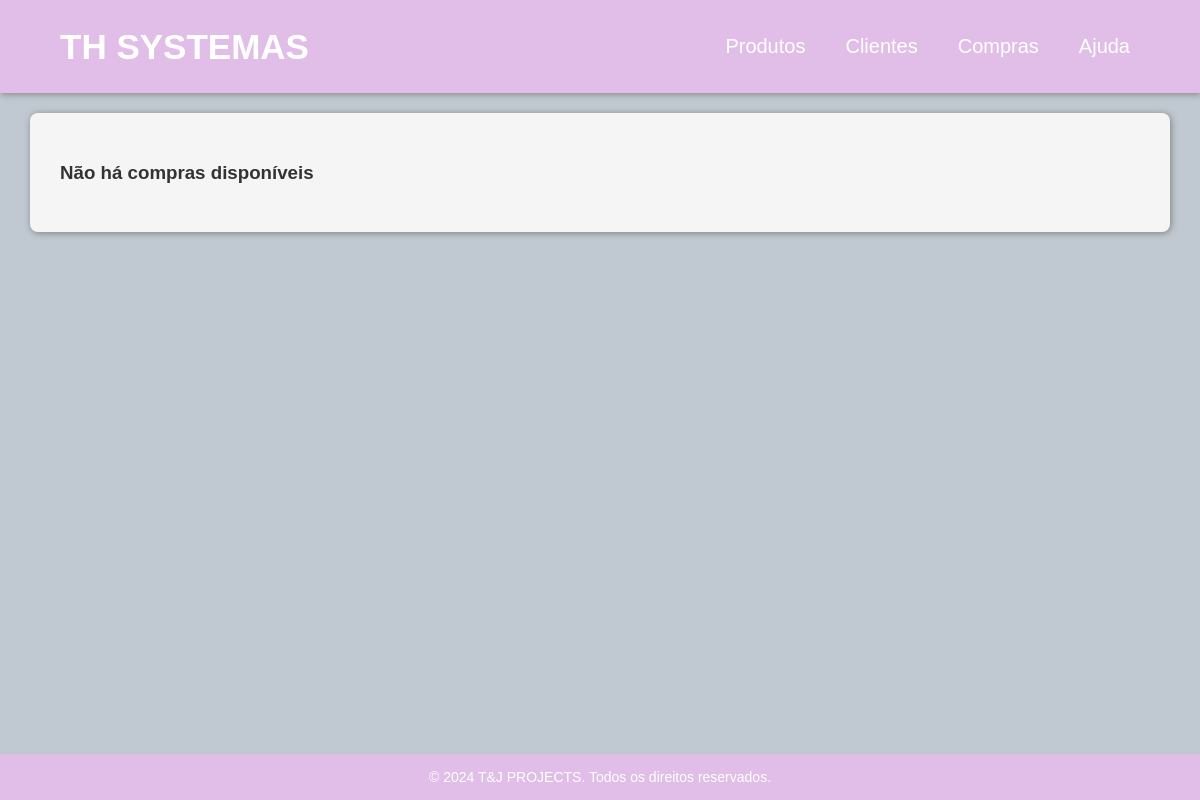
The app's page /mostrarCompras/, older data.
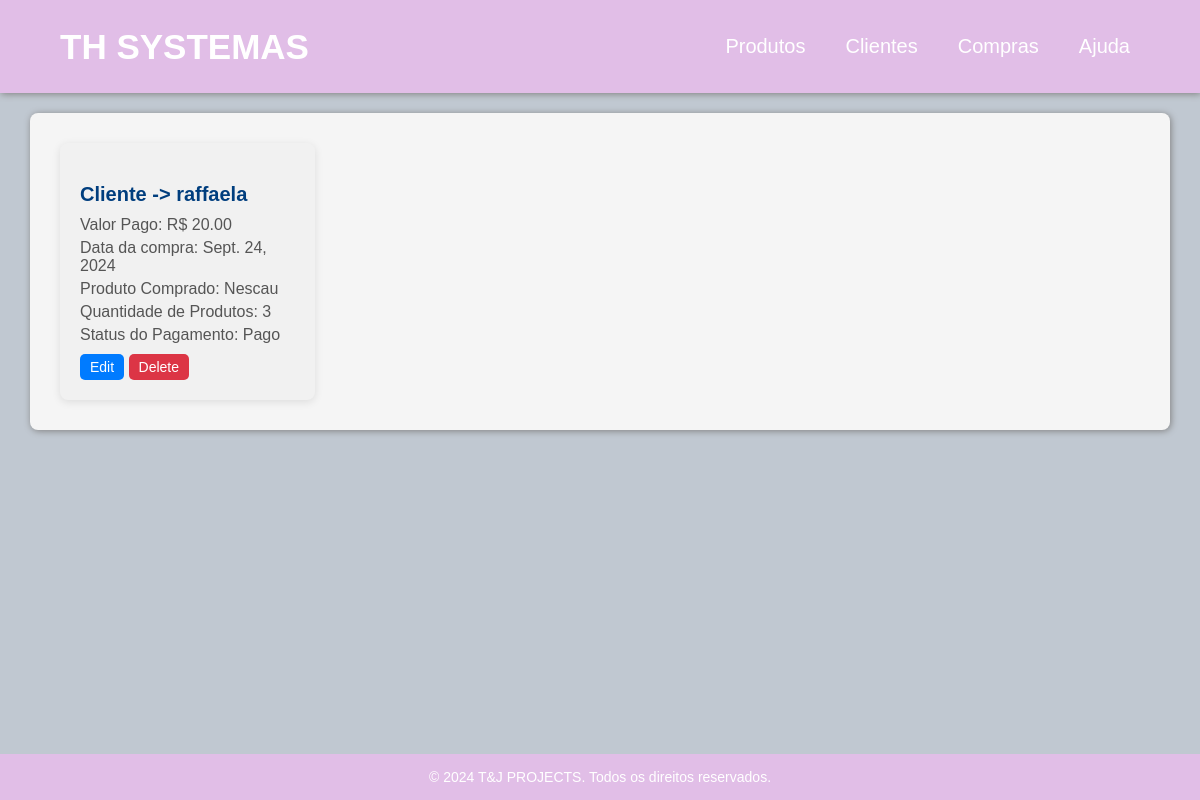
The same page, newer data.
### main/models.py (models this page shows, shortened)
class Compras(models.Model):
    cliente = models.ForeignKey(Cliente, on_delete=models.CASCADE)
    valorPago = models.DecimalField(max_digits=100, decimal_places=2)
    pagamento = models.BooleanField(default=False)
    produtoComprado = models.ForeignKey(Produto, on_delete=models.CASCADE, default=1)
    quantidadeProdutos = models.IntegerField()
    dataCompra = models.DateField(default=date.today, blank=True, null=True)

class Cliente(models.Model):
    nome = models.CharField(max_length=100)
    cpf = models.IntegerField(unique=True)
    telefone = models.IntegerField(unique=True)
    def __str__(self):
        return self.nome

class Produto(models.Model):
    nome = models.CharField(max_length=100)
    quantidade = models.IntegerField()
    preco = models.DecimalField(max_digits=100, decimal_places=2)
    peso = models.DecimalField(max_digits=100, decimal_places=2)
    foto = models.ImageField(upload_to='Imagens_Produto/', blank=True, null=True)
    def __str__(self):
        return self.nome

### main/views.py (the view)
# urls.py: path('mostrarCompras/', views.mostrarCompras, name='mostrarCompras'),
def mostrarCompras(response):
    compras = Compras.objects.all()
    context = {'mostrarCompras': compras}
    return render(response, 'mostrarCompras.html', context)

### main/templates/mostrarCompras.html (shortened to what this page needs)
{% extends "index.html" %}
{% block content %}
        <div class="product-list">
            {% if mostrarCompras %}
                {% for compras in mostrarCompras %}
                <div class="product-item">
                    <h3>Cliente -> {{ compras.cliente }}</h3>
                    <p>Valor Pago: R$ {{ compras.valorPago }}</p>
                    <p>Data da compra: {{ compras.dataCompra }}</p>
                    <p>Produto Comprado: {{ compras.produtoComprado }}</p>
                    <p>Quantidade de Produtos: {{ compras.quantidadeProdutos }}</p>
                    <p>Status do Pagamento: {{ compras.pagamento|yesno:"Pago,Não Pago" }}</p>
                    <div class="product-actions">
                        <a href="{% url 'editarCompras' compras.id %}" class="btn btn-edit">Edit</a>
                        <form action="{% url 'deletarCompras' compras.id %}" method="post" style="display:inline;">
                            <button type="submit" class="btn btn-delete">Delete</button>
                        </form>
                    </div>
                </div>
                {% endfor %}
            {% else %}
                <h3>Não há compras disponíveis</h3>
            {% endif %}
        </div>
        {% endblock content %}

Row changes from the older to the newer data that the page shows:
added Compras: cliente "raffaela", valorPago "20.00", dataCompra "Sept. 24, 2024", produtoComprado "Nescau", quantidadeProdutos "3", pagamento "Pago"
Text that changed along with them:
text no longer shown: "Não há compras disponíveis"
